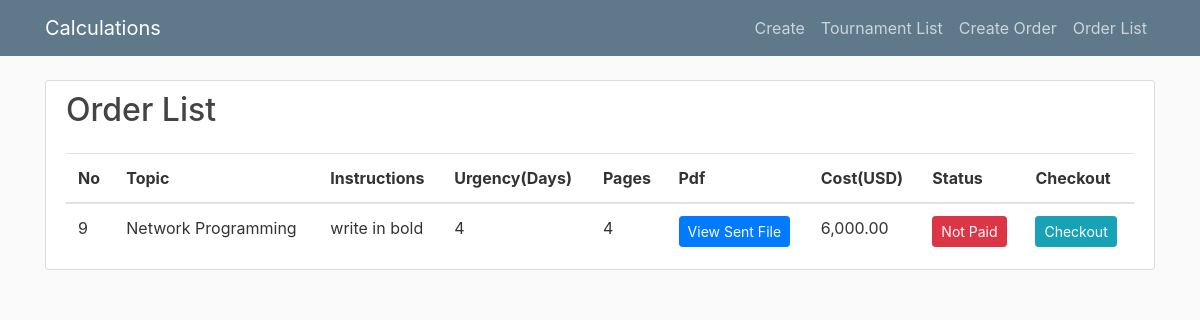
The page /order-list/ (signed in) on the database as committed earlier.
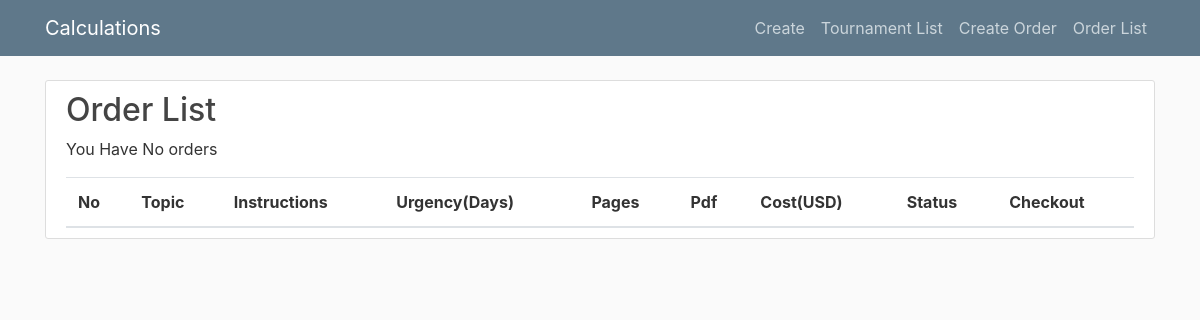
The same page on the database as committed later.
### writting_orders/models.py (models this page shows, shortened)
class Order(models.Model):
    user = models.ForeignKey(User, related_name="user", on_delete=models.CASCADE, null=True)
    type = models.ForeignKey(Type, on_delete=models.CASCADE)
    academic = models.ForeignKey(AcademicLevel, on_delete=models.CASCADE, null=True)
    topic = models.CharField(max_length=30)
    pages = models.IntegerField(choices=list(zip(range(1, 10), range(1, 10))))
    urgency = models.IntegerField(choices=list(zip(range(1, 10), range(0, 10))), default=0)
    format = models.ForeignKey(Format, on_delete=models.CASCADE, null=True)
    instructions = models.TextField(max_length=200, null=True)
    pdf = models.FileField(upload_to='uploads/pdfs', null=True, blank=True)
    total = models.DecimalField(verbose_name="Total", max_digits=10, decimal_places=2, null=True)
    paid = models.BooleanField(default=False)
    email = models.EmailField(null=True)
    def show_me_the_money(sender, **kwargs):
        ipn_obj = sender
        if ipn_obj.payment_status == ST_PP_COMPLETED:
           return Order.objects.update(paid=True)
        else:
            return Order.objects.update(paid=False)
    valid_ipn_received.connect(show_me_the_money)

### writting_orders/views.py (the view)
# urls.py: path('order-list/', views.OrderListView.as_view(), name='order-list'),
class OrderListView(ListView):
    model = Order
    template_name = 'order_list.html'
    context_object_name = 'orders'
    paginate_by = 10
    def get_queryset(self):
        return self.model.objects.filter(user=self.request.user).filter(paid=False)

### writting_orders/templates/order_list.html (shortened to what this page needs)
{% extends 'base.html' %}
{% load humanize %}
{% block content %}
 <div class="row">
        <div class="col-md-12">
 <div class="content-section">
 <h2>Order List</h2>
<div class="table-responsive">
<table class="table mb-0">
    <thead>
      <tr>
          <th>No</th>
          <th>Topic</th>
          <th>Instructions</th>
        <th>Urgency(Days)</th>
          <th>Pages</th>
          <th>Pdf</th>
          <th>Cost(USD)</th>
           <th>Status</th>
            <th>Checkout</th>
      </tr>
    </thead>
    <tbody>
    {% if orders %}
          <ol>
    {% for order in orders %}
    <tr>
         <td>{{ order.id }}</td>
        <td>{{ order.topic }}</td>
          <td>{{ order.instructions }}</td>
        <td>{{ order.urgency }}</td>
    <td>{{ order.pages }}</td>
         <td>
            <a href="{{ order.pdf.url }}" class="btn btn-primary btn-sm" target="_blank">
              View Sent File
            </a>
          </td>
    <td>{{ order.total|intcomma }}</td>
        <td><button type="button" class="btn btn-danger btn-sm">Not Paid</button></td>
        <td><a class="btn btn-info btn-sm" href="{% url 'process' pk=order.pk %}">Checkout</a></td>
    </tr>
{% endfor %}
               </ol>
          {% else %}
          <p>You Have No orders</p>
          {% endif %}
 </tbody>
  </table>
</div>
 </div>
        </div>
</div>
{% endblock %}

Rows that differ between the two databases and show on the page:
no longer on this page (row edited): Order: id "9", topic "Network Programming", instructions "write in bold", urgency "4", pages "4", total "6,000.00"
Other text that changed with them:
text now shown: "You Have No orders"
